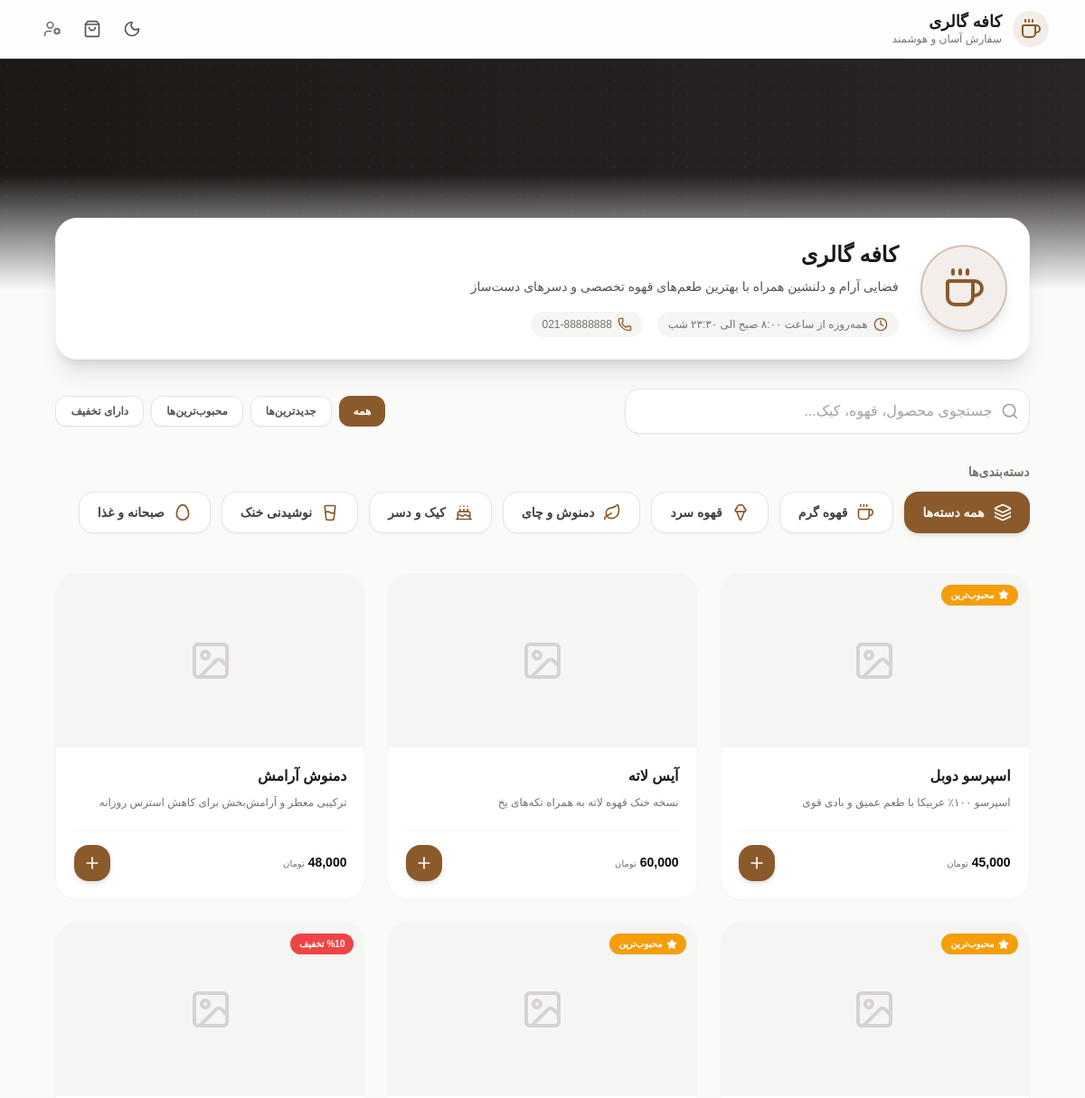
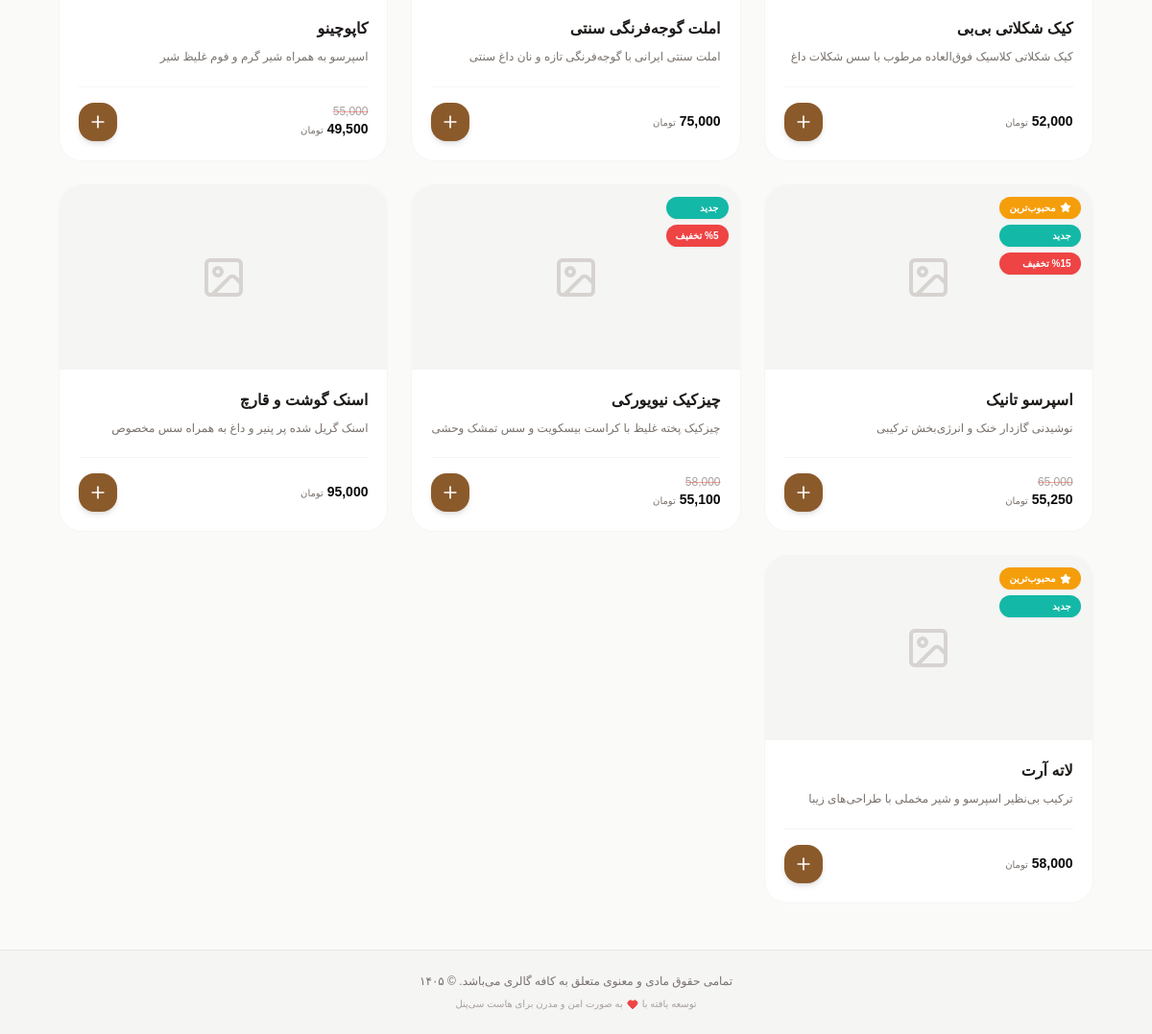
The page / on the database its author committed (2 pictures, top to bottom).
### tables this page shows
CREATE TABLE IF NOT EXISTS `categories` (
  `id` INT AUTO_INCREMENT PRIMARY KEY,
  `name` VARCHAR(100) NOT NULL,
  `icon` VARCHAR(50) DEFAULT 'coffee',  
  `image` VARCHAR(255) DEFAULT NULL,
  `sort_order` INT DEFAULT 0,
  `created_at` TIMESTAMP DEFAULT CURRENT_TIMESTAMP
);

CREATE TABLE IF NOT EXISTS `products` (
  `id` INT AUTO_INCREMENT PRIMARY KEY,
  `category_id` INT NOT NULL,
  `name` VARCHAR(150) NOT NULL,
  `price` DECIMAL(12, 0) NOT NULL,  
  `discount` INT DEFAULT 0,  
  `description` TEXT DEFAULT NULL,
  `ingredients` TEXT DEFAULT NULL,  
  `image` VARCHAR(255) DEFAULT NULL,
  `is_available` TINYINT(1) DEFAULT 1,  
  `is_popular` TINYINT(1) DEFAULT 0,  
  `is_new` TINYINT(1) DEFAULT 0,  
  `is_visible` TINYINT(1) DEFAULT 1,  
  `sort_order` INT DEFAULT 0,
  `created_at` TIMESTAMP DEFAULT CURRENT_TIMESTAMP,
  FOREIGN KEY (`category_id`) REFERENCES `categories` (`id`) ON DELETE CASCADE
);

### config/config.php (called while the page is built, shortened)
<?php
try {
    $dsn = "mysql:host=" . DB_HOST . ";dbname=" . DB_NAME . ";charset=utf8mb4";
    $options = [
        PDO::ATTR_ERRMODE            => PDO::ERRMODE_EXCEPTION,
        PDO::ATTR_DEFAULT_FETCH_MODE => PDO::FETCH_ASSOC,
        PDO::ATTR_EMULATE_PREPARES   => false,
    ];
    $pdo = new PDO($dsn, DB_USER, DB_PASS, $options);
} catch (PDOException $e) {
    $pdo = null;
}
function sanitize($data) {
    return htmlspecialchars(trim($data), ENT_QUOTES, 'UTF-8');
}
function getSettings() {
    global $pdo;
    $default_settings = [
        'cafe_name' => 'کافه گالری',
        'cafe_description' => 'فضایی آرام و دلنشین همراه با بهترین طعم‌های قهوه تخصصی و دسرهای دست‌ساز',
        'cafe_phone' => '021-88888888',
        'cafe_address' => 'تهران، خیابان ولیعصر، نرسیده به میدان ونک، بن‌بست کافه، پلاک ۱۲',
        'working_hours' => 'همه‌روزه از ساعت ۸:۰۰ صبح الی ۲۳:۳۰ شب',
        'primary_color' => '#8B5A2B',
        'secondary_color' => '#D2B48C',
        'instagram_link' => 'https://instagram.com/cafegallery',
        'telegram_link' => 'https://t.me/cafegallery',
        'logo_url' => '',
        'banner_url' => ''
    ];
    try {
        $stmt = $pdo->query("SELECT key_name, key_value FROM settings");
        $results = $stmt->fetchAll(PDO::FETCH_KEY_PAIR);
        return array_merge($default_settings, $results);
    } catch (Exception $e) {
        return $default_settings;
    }
}

### index.php (the view, shortened to what this page needs)
<?php
include_once __DIR__ . '/includes/header.php';
$categories = [];
$products = [];
if ($pdo) {
    try {
        $stmt_cat = $pdo->query("SELECT * FROM categories ORDER BY sort_order ASC, id ASC");
        $categories = $stmt_cat->fetchAll();
        $stmt_prod = $pdo->query("SELECT p.*, c.name as category_name FROM products p JOIN categories c ON p.category_id = c.id WHERE p.is_visible = 1 ORDER BY p.sort_order ASC, p.id ASC");
        $products = $stmt_prod->fetchAll();
    } catch (Exception $e) {
    }
}
?>
<div class="relative w-full h-48 md:h-64 bg-stone-900 overflow-hidden">
    <?php if (!empty($settings['banner_url'])): ?>
        <img src="<?php echo sanitize($settings['banner_url']); ?>" alt="بنر کافه" class="w-full h-full object-cover opacity-60">
    <?php else: ?>
        <div class="absolute inset-0 bg-gradient-to-r from-stone-900 to-stone-800 flex items-center justify-center">
            <div class="absolute inset-0 bg-[radial-gradient(#8B5A2B_1px,transparent_1px)] [background-size:16px_16px] opacity-10"></div>
            <i data-lucide="cup-straw" class="w-24 h-24 text-primary/10"></i>
        </div>
    <?php endif; ?>
    <div class="absolute inset-0 bg-gradient-to-t from-stone-50 via-transparent to-transparent dark:from-stone-950"></div>
</div>
<div class="max-w-6xl mx-auto px-4 -mt-20 relative z-10 pb-12">
    <div class="bg-white dark:bg-stone-900 rounded-3xl p-6 shadow-xl border border-stone-100 dark:border-stone-800 transition-all duration-300">
        <div class="flex flex-col sm:flex-row items-center gap-6">
            <?php if (!empty($settings['logo_url'])): ?>
                <img src="<?php echo sanitize($settings['logo_url']); ?>" alt="لوگو" class="w-24 h-24 rounded-full object-cover shadow-lg border-2 border-primary/50">
            <?php else: ?>
                <div class="w-24 h-24 rounded-full bg-primary/10 flex items-center justify-center text-primary border-2 border-primary/30 shadow-lg">
                    <i data-lucide="coffee" class="w-12 h-12"></i>
                </div>
            <?php endif; ?>
            <div class="text-center sm:text-right flex-1">
                <h2 class="text-2xl font-black text-stone-900 dark:text-white"><?php echo sanitize($settings['cafe_name']); ?></h2>
                <p class="text-sm text-stone-600 dark:text-stone-300 mt-2 line-clamp-2 leading-relaxed"><?php echo sanitize($settings['cafe_description']); ?></p>
                <div class="flex flex-wrap justify-center sm:justify-start gap-4 mt-4 text-xs text-stone-500 dark:text-stone-400">
                    <span class="flex items-center gap-1.5 bg-stone-100 dark:bg-stone-800 px-3 py-1.5 rounded-full">
                        <i data-lucide="clock" class="w-4 h-4 text-primary"></i>
                        <span><?php echo sanitize($settings['working_hours']); ?></span>
                    </span>
                    <span class="flex items-center gap-1.5 bg-stone-100 dark:bg-stone-800 px-3 py-1.5 rounded-full">
                        <i data-lucide="phone" class="w-4 h-4 text-primary"></i>
                        <span class="dir-ltr"><?php echo sanitize($settings['cafe_phone']); ?></span>
                    </span>
                </div>
            </div>
        </div>
    </div>
    <div class="mt-8 flex flex-col md:flex-row gap-4 items-center justify-between">
        <div class="relative w-full md:max-w-md">
            <span class="absolute inset-y-0 right-0 flex items-center pr-3 pointer-events-none text-stone-400">
            </span>
            <input type="text" id="searchInput" placeholder="جستجوی محصول، قهوه، کیک..." class="w-full pl-4 pr-10 py-3 rounded-2xl bg-white dark:bg-stone-900 border border-stone-200 dark:border-stone-800 text-stone-800 dark:text-white placeholder-stone-400 focus:outline-none focus:ring-2 focus:ring-primary/50 focus:border-primary transition-all shadow-sm">
        </div>
        <div class="flex flex-wrap gap-2 w-full md:w-auto justify-end">
            <button onclick="sortProducts('default')" id="sort-default" class="sort-btn px-4 py-2 rounded-xl text-xs font-semibold bg-primary text-white transition-all shadow-sm">
                همه
            </button>
            <button onclick="sortProducts('new')" id="sort-new" class="sort-btn px-4 py-2 rounded-xl text-xs font-semibold bg-white dark:bg-stone-900 text-stone-600 dark:text-stone-300 border border-stone-200 dark:border-stone-800 hover:bg-stone-50 dark:hover:bg-stone-800 transition-all shadow-sm">
                جدیدترین‌ها
            </button>
            <button onclick="sortProducts('popular')" id="sort-popular" class="sort-btn px-4 py-2 rounded-xl text-xs font-semibold bg-white dark:bg-stone-900 text-stone-600 dark:text-stone-300 border border-stone-200 dark:border-stone-800 hover:bg-stone-50 dark:hover:bg-stone-800 transition-all shadow-sm">
                محبوب‌ترین‌ها
            </button>
            <button onclick="sortProducts('discount')" id="sort-discount" class="sort-btn px-4 py-2 rounded-xl text-xs font-semibold bg-white dark:bg-stone-900 text-stone-600 dark:text-stone-300 border border-stone-200 dark:border-stone-800 hover:bg-stone-50 dark:hover:bg-stone-800 transition-all shadow-sm">
                دارای تخفیف
            </button>
        </div>
    </div>
    <div class="mt-8">
        <h3 class="text-sm font-bold text-stone-500 dark:text-stone-400 mb-3">دسته‌بندی‌ها</h3>
        <div class="flex gap-3 overflow-x-auto pb-3 snap-x scrollbar-none" id="categoriesScrollContainer">
            <button onclick="filterCategory(0)" id="cat-btn-0" class="category-btn snap-start shrink-0 px-5 py-3 rounded-2xl flex items-center gap-2.5 bg-primary text-white font-bold text-sm shadow-md transition-all duration-300">
                <i data-lucide="layers" class="w-5 h-5"></i>
                <span>همه دسته‌ها</span>
            </button>
            <?php foreach ($categories as $cat): ?>
                <button onclick="filterCategory(<?php echo $cat['id']; ?>)" id="cat-btn-<?php echo $cat['id']; ?>" class="category-btn snap-start shrink-0 px-5 py-3 rounded-2xl flex items-center gap-2.5 bg-white dark:bg-stone-900 text-stone-700 dark:text-stone-300 border border-stone-200 dark:border-stone-800 font-bold text-sm shadow-sm hover:bg-stone-50 dark:hover:bg-stone-800 transition-all duration-300">
                    <?php if (!empty($cat['icon'])): ?>
                        <i data-lucide="<?php echo sanitize($cat['icon']); ?>" class="w-5 h-5 text-primary"></i>
                    <?php else: ?>
                        <i data-lucide="coffee" class="w-5 h-5 text-primary"></i>
                    <?php endif; ?>
                    <span><?php echo sanitize($cat['name']); ?></span>
                </button>
            <?php endforeach; ?>
        </div>
    </div>
    <div class="mt-8 grid grid-cols-1 sm:grid-cols-2 lg:grid-cols-3 gap-6" id="productsGrid">
        <?php foreach ($products as $prod):
            $final_price = $prod['price'] - ($prod['price'] * $prod['discount'] / 100);
        ?>
            <div class="product-card bg-white dark:bg-stone-900 rounded-3xl overflow-hidden border border-stone-100 dark:border-stone-800 hover:shadow-xl transition-all duration-300 flex flex-col group"
                 data-id="<?php echo $prod['id']; ?>"
                 data-category="<?php echo $prod['category_id']; ?>"
                 data-name="<?php echo sanitize($prod['name']); ?>"
                 data-popular="<?php echo $prod['is_popular']; ?>"
                 data-new="<?php echo $prod['is_new']; ?>"
                 data-discount="<?php echo $prod['discount'] > 0 ? 1 : 0; ?>"
                 data-price="<?php echo $prod['price']; ?>">
                <div class="relative w-full h-48 bg-stone-100 dark:bg-stone-800 overflow-hidden cursor-pointer" onclick="openProductDetailModal(<?php echo htmlspecialchars(json_encode($prod)); ?>)">
                    <?php if (!empty($prod['image'])): ?>
                        <img src="<?php echo sanitize($prod['image']); ?>" alt="<?php echo sanitize($prod['name']); ?>" class="w-full h-full object-cover group-hover:scale-110 transition-transform duration-500">
                    <?php else: ?>
                        <div class="w-full h-full flex items-center justify-center text-stone-300 dark:text-stone-600">
                            <i data-lucide="image" class="w-12 h-12"></i>
                        </div>
                    <?php endif; ?>
                    <div class="absolute top-3 right-3 flex flex-col gap-1.5">
                        <?php if ($prod['is_popular']): ?>
                            <span class="bg-amber-500 text-white text-[10px] font-bold px-2.5 py-1 rounded-full shadow-sm flex items-center gap-1">
                                <i data-lucide="star" class="w-3 h-3 fill-white"></i>
                                محبوب‌ترین
                            </span>
                        <?php endif; ?>
                        <?php if ($prod['is_new']): ?>
                            <span class="bg-teal-500 text-white text-[10px] font-bold px-2.5 py-1 rounded-full shadow-sm">جدید</span>
                        <?php endif; ?>
                        <?php if ($prod['discount'] > 0): ?>
                            <span class="bg-red-500 text-white text-[10px] font-bold px-2.5 py-1 rounded-full shadow-sm">%<?php echo $prod['discount']; ?> تخفیف</span>
                        <?php endif; ?>
                    </div>
                </div>
                <div class="p-5 flex-1 flex flex-col">
                    <div class="flex items-start justify-between gap-2">
                        <h4 class="font-bold text-stone-900 dark:text-white group-hover:text-primary transition-colors cursor-pointer" onclick="openProductDetailModal(<?php echo htmlspecialchars(json_encode($prod)); ?>)">
                            <?php echo sanitize($prod['name']); ?>
                        </h4>
                    </div>
                    <p class="text-xs text-stone-500 dark:text-stone-400 mt-2 line-clamp-2 leading-relaxed flex-1">
                        <?php echo sanitize($prod['description'] ?: 'توضیحی برای این محصول ثبت نشده است.'); ?>
                    </p>
                    <div class="mt-5 pt-4 border-t border-stone-100 dark:border-stone-800 flex items-center justify-between">
                        <div class="flex flex-col">
                            <?php if ($prod['discount'] > 0): ?>
                                <span class="text-xs text-stone-400 line-through decoration-red-500/50"><?php echo number_format($prod['price']); ?></span>
                                <span class="text-sm font-black text-stone-950 dark:text-white"><?php echo number_format($final_price); ?> <span class="text-[10px] font-normal text-stone-500 dark:text-stone-400"><?php echo CURRENCY; ?></span></span>
                            <?php else: ?>
                                <span class="text-sm font-black text-stone-950 dark:text-white"><?php echo number_format($prod['price']); ?> <span class="text-[10px] font-normal text-stone-500 dark:text-stone-400"><?php echo CURRENCY; ?></span></span>
                            <?php endif; ?>
                        </div>
                        <?php if ($prod['is_available']): ?>
                            <button onclick="addToCart(<?php echo htmlspecialchars(json_encode([
                                'id' => $prod['id'],
                                'name' => $prod['name'],
                                'price' => $final_price,
                                'image' => $prod['image'],
                                'discount' => $prod['discount']
                            ])); ?>)" class="bg-primary hover:bg-primary-hover text-white p-2.5 rounded-2xl hover:scale-105 transition-all shadow-md active:scale-95" title="افزودن به سبد">
                                <i data-lucide="plus" class="w-5 h-5"></i>
                            </button>
                        <?php else: ?>
                            <button disabled class="bg-stone-100 dark:bg-stone-800 text-stone-400 p-2.5 rounded-2xl cursor-not-allowed">
                                <i data-lucide="slash" class="w-5 h-5"></i>
                            </button>
                        <?php endif; ?>
                    </div>
                </div>
            </div>
        <?php endforeach; ?>
    </div>
</div>
<?php include_once __DIR__ . '/includes/footer.php'; ?>

### rows shown on the page
categories: name "قهوه گرم"
categories: name "قهوه سرد"
categories: name "دمنوش و چای"
categories: name "کیک و دسر"
categories: name "نوشیدنی خنک"
categories: name "صبحانه و غذا"
products: is_popular 1 (drawn), name "اسپرسو دوبل", description "اسپرسو ۱۰۰٪ عربیکا با طعم عمیق و بادی قوی", price "45,000"
products: name "آیس لاته", description "نسخه خنک قهوه لاته به همراه تکه‌های یخ", price "60,000"
products: name "دمنوش آرامش", description "ترکیبی معطر و آرامش‌بخش برای کاهش استرس روزانه", price "48,000"
products: is_popular 1 (drawn), name "کیک شکلاتی بی‌بی", description "کیک شکلاتی کلاسیک فوق‌العاده مرطوب با سس شکلات داغ", price "52,000"
products: is_popular 1 (drawn), name "املت گوجه‌فرنگی سنتی", description "املت سنتی ایرانی با گوجه‌فرنگی تازه و نان داغ سنتی", price "75,000"
products: discount "10", name "کاپوچینو", description "اسپرسو به همراه شیر گرم و فوم غلیظ شیر", price "55,000", final_price "49,500"
products: is_popular 1 (drawn), is_new "جدید", discount "15", name "اسپرسو تانیک", description "نوشیدنی گازدار خنک و انرژی‌بخش ترکیبی", price "65,000", final_price "55,250"
products: is_new "جدید", discount "5", name "چیزکیک نیویورکی", description "چیزکیک پخته غلیظ با کراست بیسکویت و سس تمشک وحشی", price "58,000", final_price "55,100"
products: name "اسنک گوشت و قارچ", description "اسنک گریل شده پر پنیر و داغ به همراه سس مخصوص", price "95,000"
products: is_popular 1 (drawn), is_new "جدید", name "لاته آرت", description "ترکیب بی‌نظیر اسپرسو و شیر مخملی با طراحی‌های زیبا", price "58,000"

### other values the page prints
$settings['cafe_name'] "کافه گالری"
$settings['cafe_description'] "فضایی آرام و دلنشین همراه با بهترین طعم‌های قهوه تخصصی و دسرهای دست‌ساز"
$settings['working_hours'] "همه‌روزه از ساعت ۸:۰۰ صبح الی ۲۳:۳۰ شب"
$settings['cafe_phone'] "021-88888888"
